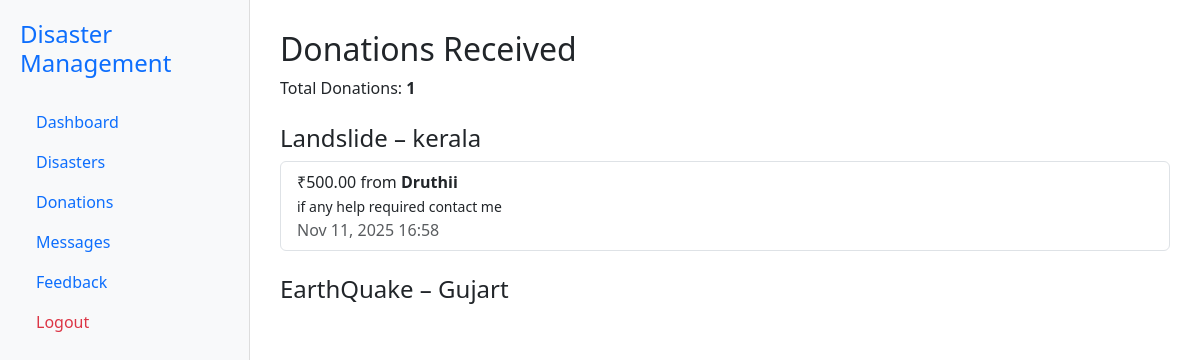
The app's page /organiser/donations/ (signed in) with its own data.
### core/models.py (models this page shows, shortened)
class Disaster(models.Model):
    URGENCY_CHOICES = [
        ('low', 'Low'),
        ('medium', 'Medium'),
        ('high', 'High'),
    ]
    organiser = models.ForeignKey(settings.AUTH_USER_MODEL, on_delete=models.CASCADE)
    title = models.CharField(max_length=100)
    description = models.TextField()
    location = models.CharField(max_length=100)
    urgency_level = models.CharField(max_length=20, choices=URGENCY_CHOICES)
    image = models.ImageField(upload_to='disaster_images/', blank=True, null=True)
    posted_at = models.DateTimeField(auto_now_add=True)
    bank_account_name = models.CharField(max_length=100)
    bank_account_number = models.CharField(max_length=30)
    ifsc_code = models.CharField(max_length=15)
    upi_id = models.CharField(max_length=50, blank=True)

class Donation(models.Model):
    donor = models.ForeignKey(settings.AUTH_USER_MODEL, on_delete=models.CASCADE)
    disaster = models.ForeignKey(Disaster, on_delete=models.CASCADE)
    amount = models.DecimalField(max_digits=10, decimal_places=2)
    transaction_id = models.CharField(max_length=100)
    proof_image = models.ImageField(upload_to='donation_proofs/', blank=True, null=True)
    message = models.TextField(blank=True)
    donated_at = models.DateTimeField(auto_now_add=True)

class User(AbstractUser):
    ROLE_CHOICES = (
        ('organiser', 'Organiser'),
        ('donor', 'Donor'),
    )
    role = models.CharField(max_length=10, choices=ROLE_CHOICES)
    phone = models.CharField(max_length=15, blank=True)
    profile_picture = models.ImageField(upload_to='profile_pics/', blank=True, null=True)

### core/views.py (the view)
# urls.py: path('organiser/donations/', views.organiser_donations, name='organiser_donations'),
@login_required
def organiser_donations(request):
    if request.user.role != 'organiser':
        return redirect('dashboard')
    disasters = Disaster.objects.filter(organiser=request.user)
    donations = Donation.objects.filter(disaster__organiser=request.user).order_by('-donated_at')
    return render(request, 'core/organiser_donations.html', {
        'donations': donations,
        'disasters': disasters,
        'donation_count': donations.count()
    })

### core/templates/core/organiser_donations.html (shortened to what this page needs)
<!DOCTYPE html>
<html>
<head>
    <link href="https://cdn.jsdelivr.net/npm/bootstrap@5.3.0/dist/css/bootstrap.min.css" rel="stylesheet">
</head>
<body>
    <div id="sidebar">
        <h4 class="text-primary">Disaster Management</h4>
        <ul class="nav flex-column mt-4">
            <li class="nav-item"><a class="nav-link" href="{% url 'organiser_dashboard' %}">Dashboard</a></li>
            <li class="nav-item"><a class="nav-link" href="{% url 'post_disaster' %}">Disasters</a></li>
            <li class="nav-item"><a class="nav-link active" href="{% url 'organiser_donations' %}">Donations</a></li>
            <li class="nav-item"><a class="nav-link" href="{% url 'organiser_messages' %}">Messages</a></li>
            <li class="nav-item"><a class="nav-link" href="{% url 'organiser_feedback' %}">Feedback</a></li>
            <li class="nav-item"><a class="nav-link text-danger" href="{% url 'logout' %}">Logout</a></li>
        </ul>
    </div>
    <div id="main">
        <h2>Donations Received</h2>
        <p>Total Donations: <strong>{{ donation_count }}</strong></p>
        {% for disaster in disasters %}
            <h4 class="mt-4">{{ disaster.title }} – {{ disaster.location }}</h4>
            <ul class="list-group">
                {% for donation in donations %}
                    {% if donation.disaster.id == disaster.id %}
                        <li class="list-group-item">
                            ₹{{ donation.amount }} from <strong>{{ donation.donor.username }}</strong>
                            <br>
                            <small>{{ donation.message }}</small>
                            <br>
                            <span class="text-muted">{{ donation.donated_at|date:"M d, Y H:i" }}</span>
                        </li>
                    {% endif %}
                {% empty %}
                    <li class="list-group-item">No donations yet.</li>
                {% endfor %}
            </ul>
        {% endfor %}
    </div>
</body>
</html>

### core/templates/core/organiser_donations.html (style rules this page uses)
body { display: flex; min-height: 100vh; margin: 0; }
#sidebar { width: 250px; background-color: #f8f9fa; padding: 20px; border-right: 1px solid #ddd; }
#main { flex-grow: 1; padding: 30px; }

### records on screen
Disaster: title "Landslide", location "kerala"
Donation: amount "500.00", donor.username "Druthii", message "if any help required contact me", donated_at "Nov 11, 2025 16:58"
Disaster: title "EarthQuake", location "Gujart"

### other values on screen
{{ donation_count }} "1"
